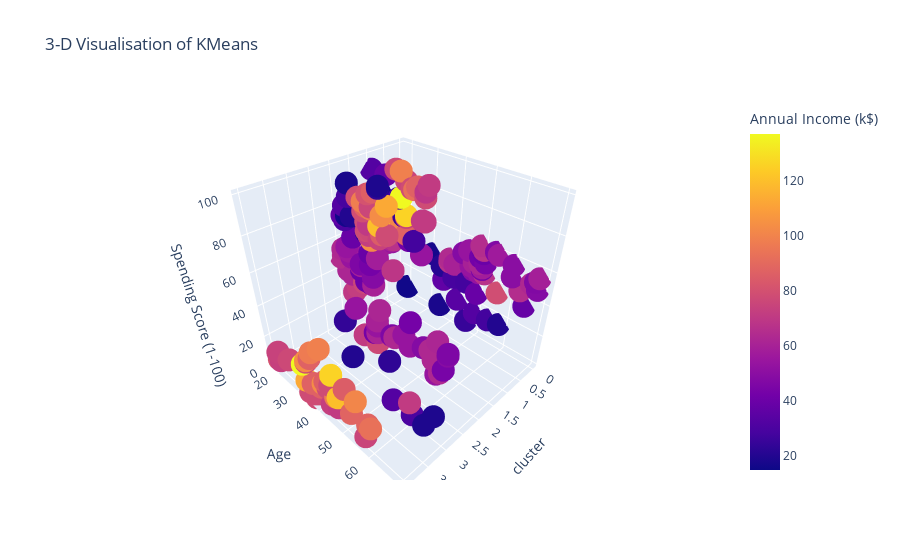

This figure's notebook cell:
### Markdown cell above
### 5.4 Visualisation of KMeans clusters

### Code cell
fig25 = px.scatter_3d(df1,x='cluster',y='Age',z='Spending Score (1-100)',color ='Annual Income (k$)',title='3-D Visualisation of KMeans')
fig25.show()

### Figure 1 — Plotly figure (JSON) as saved in the notebook; plotly's stock layout.template omitted (floating-point values rounded to 4 significant figures; data arrays with more than 128 entries replaced by an {"elided": "..."} marker saying what was removed)
{"data": [{"hovertemplate": "cluster=%{x}<br>Age=%{y}<br>Spending Score (1-100)=%{z}<br>Annual Income (k$)=%{marker.color}<extra></extra>", "legendgroup": "", "marker": {"color": {"elided": "200 int values"}, "coloraxis": "coloraxis", "symbol": "circle"}, "mode": "markers", "name": "", "scene": "scene", "showlegend": false, "type": "scatter3d", "x": {"elided": "200 int values"}, "y": {"elided": "200 int values"}, "z": {"elided": "200 int values"}}], "layout": {"coloraxis": {"colorbar": {"title": {"text": "Annual Income (k$)"}}, "colorscale": [[0, "#0d0887"], [0.1111, "#46039f"], [0.2222, "#7201a8"], [0.3333, "#9c179e"], [0.4444, "#bd3786"], [0.5556, "#d8576b"], [0.6667, "#ed7953"], [0.7778, "#fb9f3a"], [0.8889, "#fdca26"], [1, "#f0f921"]]}, "legend": {"tracegroupgap": 0}, "scene": {"domain": {"x": [0, 1], "y": [0, 1]}, "xaxis": {"title": {"text": "cluster"}}, "yaxis": {"title": {"text": "Age"}}, "zaxis": {"title": {"text": "Spending Score (1-100)"}}}, "title": {"text": "3-D Visualisation of KMeans"}}}
